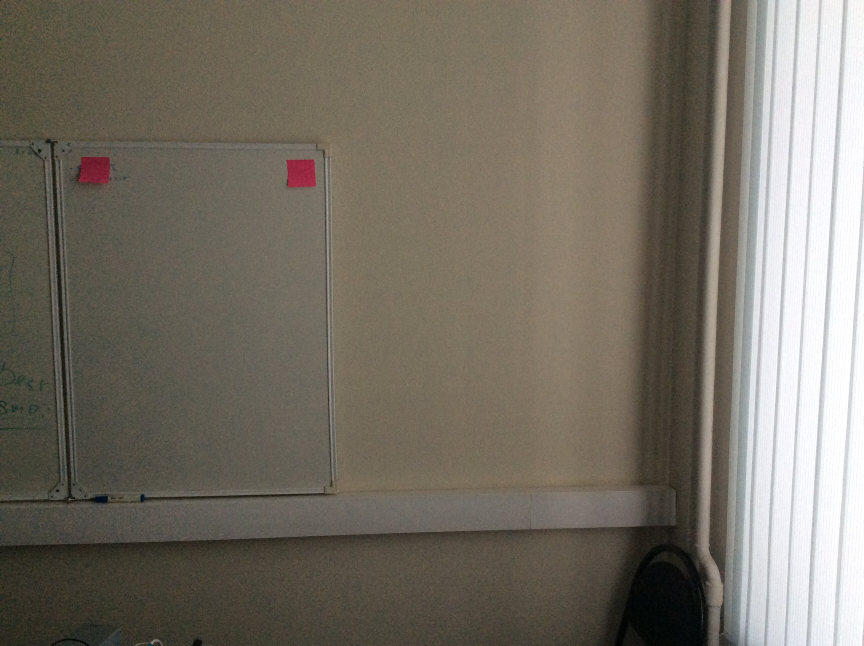
//> input picture first semester/Task3/ConsoleApplication_test/image_one_sticker.jpg, 2592 x 1936 px (shown at 1/3 size)
$ ./main   (built with g++ and OpenCV 4)
//> lines starting //> are read from the running program, lines starting //| are printed output that depends on the picture; after the words box and inside, x2 and y2 are one past the last pixel; in counts of white or black regions, pixels touching at a corner belong together
### first semester/Task3/ConsoleApplication_test/LinkedList.h
#pragma once
#include "Image.h"
//Реализовать односвязный список
struct node
{
	Image *image_node;
	node *next;
	node::node()
	{
		image_node = NULL;
		next = NULL;
	}
};
class LinkedList
{
private:
	//head of the list contains the image data
	node *head, *tail;
	int listLength;
public:
	//Default constructor creates the head node
	LinkedList();

	//Destructor de-allocates memory used by the list.
	virtual ~LinkedList(); /*throw()*/

	//Takes a node and list position as parameters.
	//Position must be between 1 and the number of data nodes
	//Returns true if the operation is successful.
	bool insertNode(node *newNode, const int const position);

	//Setter removes a node by its given position.
	//Returns true if the operation is successful.
	bool removeNode(const int const position);

	//Prints each node in the list in consecutive order,
	//starting at the head and ending at the tail.
	//Prints list data to the console.
	void printListLength();


	void insertAtFront(const node &value);
	void insertAtBack(const node &value);
	bool removeFromFront();
	bool removeFromBack();

	node* getNewNode(const node &value);
	bool isEmpty()const;
	node* GetHead(void)const;
};

### first semester/Task3/ConsoleApplication_test/Image.h
#pragma once
#include <opencv\highgui.h>
#include <iostream>

class Image
{
private:
	int mx;
	int my;
	int* img;
private:
	void set(const int const y, const int const x, const int const c);
	const int get(const int const y, const int const x);
	int* NewCopy(const int* src, int srcsize, int destsize);
	void init(const cv::Mat &src);
	std::vector<int> array;
public:
	Image();
	Image(const Image& src); // конструктор копирования
	virtual ~Image(); /*throw()*/
	Image& operator=(const Image& src); //оператор присваивания

	void load(const char *fname);
	void show();
	int *const get_pointer_of_image();
	const int get_mx()const;
	const int get_my()const;
};

### first semester/Task3/ConsoleApplication_test/LinkedList.cpp
#include "LinkedList.h"

LinkedList::LinkedList() :listLength(0), head(NULL), tail(NULL)
{
	std::cout << "\nEntering constructor..." << std::endl;
	std::cout << "Success: head node created. listLength set to 0." << std::endl;
}
LinkedList::~LinkedList()
{
	if (!isEmpty()) //If list isn't empty
	{
		std::cout << "Destroying nodes...\n";
		node * currentPtr = head;
		node *tempPtr;
		while (currentPtr != 0)
		{
			tempPtr = currentPtr;
			currentPtr = currentPtr->next;
			delete tempPtr;
			listLength--;
		}//end while
	}//end if
}
// [181 lines left out: functions insertAtFront, insertAtBack, insertNode, removeFromFront, removeFromBack, removeNode and 4 more, not called in this run]

### first semester/Task3/ConsoleApplication_test/main.cpp
#include <Windows.h>
#include <opencv2/imgproc/imgproc.hpp>
#include "Image.h"
#include "LinkedList.h"
void recogniseStickersByThreshold(cv::Mat image, std::vector<cv::Mat> &stickers); //выделение контрастных стикеров
void transparentRect(cv::Mat& image, int x, int y, int w, int h, cv::Scalar clr);
int main(int argc, char **argv) {

	//1. читает изображение с доской и стикером
	std::vector<cv::Mat> stickers;
	cv::Mat bgr_image = cv::imread("image_one_sticker.jpg");
//> bgr_image is the input picture: 1936 rows x 2592 cols, CV_8UC3; mean B, G, R 100.9, 111.9, 118.1
	cv::Mat orig_image = bgr_image.clone();
	recogniseStickersByThreshold(bgr_image, stickers);


	//читает изображение “динозавра” (или группу изображений динозавра dino1.jpg … dinoN.jpg помещает в односвязный список )
	Image *image;
	node mynode;
	LinkedList list;
	int number_of_files = 0;

	OPENFILENAMEA ofn;
	static char szFile[MAX_PATH];
	ZeroMemory(&ofn, sizeof(OPENFILENAME));
	ofn.lStructSize = sizeof(OPENFILENAME);
	ofn.hwndOwner = NULL;
	ofn.lpstrFile = szFile;
	ofn.nMaxFile = sizeof(szFile);
	ofn.lpstrFilter = "JPG\0*.jpg\0PNG\0*.png\0PGM\0*.pgm";
	ofn.nFilterIndex = 1;
	ofn.lpstrFileTitle = NULL;
	ofn.nMaxFileTitle = 0;
	ofn.lpstrInitialDir = ".\\";
	ofn.Flags = OFN_ALLOWMULTISELECT | OFN_EXPLORER | OFN_FILEMUSTEXIST | OFN_HIDEREADONLY;
	//Если все прошло успешно, то вызываем диалговое окно с установленными свойствами
	if (GetOpenFileNameA(&ofn) == TRUE)
	{
		//если следующий элемент после n-ой длины имени равен нулю, то это означает, что мы имеем дело с одним файлом
		if (*(szFile + strlen(szFile) + 1) == NULL)
		{
			image = new Image;
			image[0].load(szFile);
			mynode.image_node = image;
			mynode.next = NULL;
			list.insertNode(&mynode, 0);
		}
		else
		{
			char *NextFileName = szFile; // с указателем NextFileName мы будем работать
			NextFileName = NextFileName + strlen(NextFileName) + 1; //переход к первому имени файла

			//Для начала узнаем, сколько у нас всего файлов в итоге
			while (*NextFileName != NULL)
			{
				number_of_files++;
				NextFileName = NextFileName + strlen(NextFileName) + 1; //перейди к следующему имени
			}
			image = new Image[number_of_files];

			NextFileName = szFile;
			NextFileName = NextFileName + strlen(NextFileName) + 1; //переход к первому имени файла

			for (int i = 0; *NextFileName != NULL; ++i, NextFileName = NextFileName + strlen(NextFileName) + 1)
			{
				image[i].load(NextFileName);
				mynode.image_node = &image[i];
				mynode.next = NULL;
				list.insertAtBack(mynode);
			}
		}
	}

	node* head = list.GetHead();
	double alpha = 0.5;
	for (int i = 0; head != NULL; i++)
	{
		int * ptr = (head->image_node->get_pointer_of_image());
		cv::Mat *dino = new cv::Mat(cv::Mat(head->image_node->get_mx(), head->image_node->get_my(), CV_8UC3, ptr));
		for (auto number_of_sticker : stickers)
		{
			cv::resize(*dino, *dino, cv::Size(number_of_sticker.cols, number_of_sticker.rows)); //уменьшили размеры динозавра до размеров стикера
			cv::addWeighted(*dino, alpha, number_of_sticker, 1 - alpha, 0.0, number_of_sticker); //совместили динозавтра со стикером и записали результат в temp
			cv::addWeighted(number_of_sticker, alpha, number_of_sticker, 1 - alpha, 0.0, number_of_sticker);
			cv::addWeighted(bgr_image, alpha, orig_image, 1 - alpha, 0.0, bgr_image);
		}
		cv::imshow("tmp", bgr_image);
		cv::waitKey(1000);
		delete dino;
		head = head->next;
	}
	return 0;
}
//Transperent rectangle in the image
void transparentRect(cv::Mat& image, int x, int y, int w, int h, cv::Scalar clr)
{
	cv::Mat roi = image(cv::Rect(x, y, w, h));
	cv::Mat color(roi.size(), CV_8UC3, clr);
	double alpha = 0.3;
	cv::addWeighted(color, alpha, roi, 1.0 - alpha, 0.0, roi);
}
void recogniseStickersByThreshold(cv::Mat image, std::vector<cv::Mat> &stickers)
{
	int key_hue = 173;
	int key_saturation = 167;
	int key_value = 129;

	cv::Mat image_hsv;
	std::vector<std::vector<cv::Point>> contours;
	cv::cvtColor(image, image_hsv, cv::COLOR_BGR2HSV); //Преобразуем image в hsv
//> image_hsv: 1936 rows x 2592 cols, CV_8UC3; mean H, S, V 33.2, 47.4, 118.8

	cv::Mat tmp_img;

	//Выделение подходящих по цвету областей. Цвет задается константой :)
	cv::inRange(image_hsv, cv::Scalar(key_hue - 20, key_saturation - 20, key_value - 20), cv::Scalar(key_hue + 20, key_saturation + 20, key_value + 20), tmp_img);
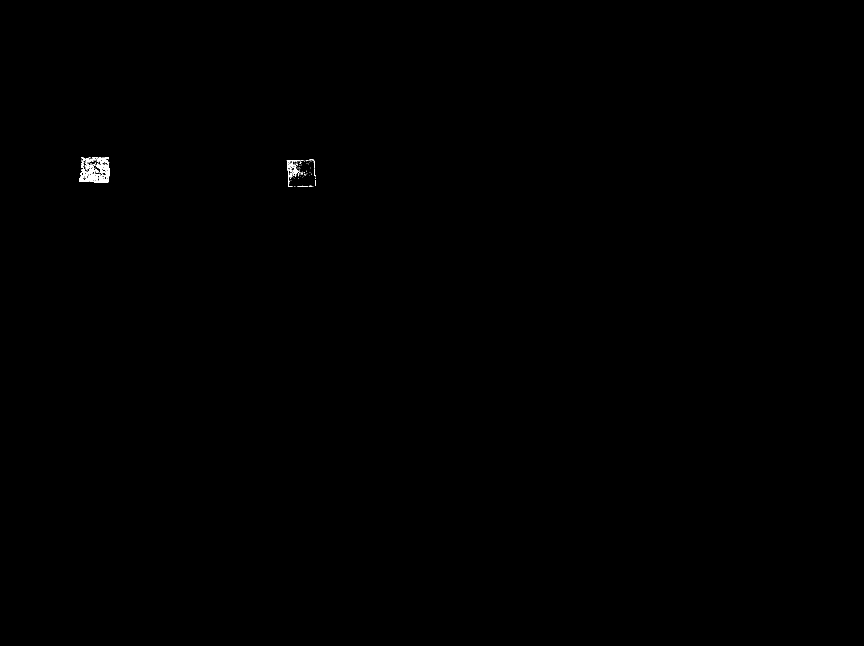
//> tmp_img: 1936 rows x 2592 cols, CV_8UC1 (shown at 1/3 size); 0.09% white; 154 white regions (138 under 20 px), largest, box (x1, y1, x2, y2) and area: (237, 472, 329, 549) 2780, (860, 480, 901, 561) 378, (244, 472, 260, 519) 222

	//Замазать огрехи при выделении по цвету
	cv::dilate(tmp_img, tmp_img, cv::Mat(), cv::Point(-1, -1), 3);
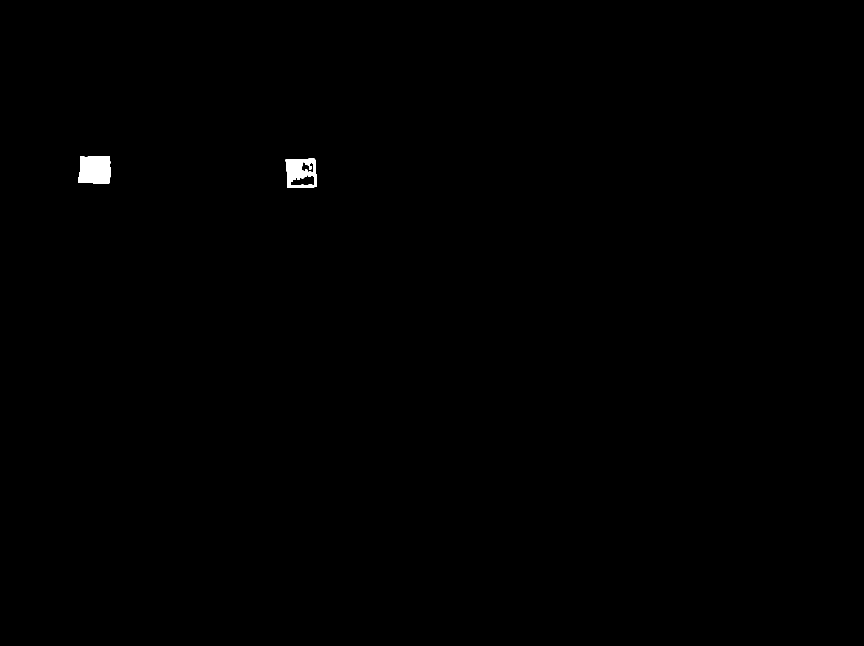
//> tmp_img: 1936 rows x 2592 cols, CV_8UC1 (shown at 1/3 size); 0.25% white; 4 white regions, box (x1, y1, x2, y2) and area: (234, 469, 332, 552) 7379, (857, 476, 950, 564) 5148, (926, 515, 939, 531) 153, (927, 498, 935, 508) 74
	cv::erode(tmp_img, tmp_img, cv::Mat(), cv::Point(-1, -1), 1);
//> tmp_img: 1936 rows x 2592 cols, CV_8UC1; 0.23% white; 4 white regions
	//Выделение непрерывных областей
	cv::findContours(tmp_img, contours, CV_RETR_EXTERNAL, CV_CHAIN_APPROX_NONE);
//> contours = 2 contours; box (x1, y1, x2, y2) and area: (858, 477, 949, 563) 7070, (235, 470, 331, 551) 6833
	for (unsigned int i = 0; i < contours.size(); i++)
	{
		stickers.push_back(image(cv::Rect(cv::boundingRect(contours[i])))); //Добавить к массиву распознанных стикеров
	}
//> this loop made 2 passes
//> in main, `recogniseStickersByThreshold(bgr_image, stickers);`:
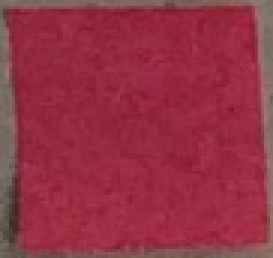
//> stickers[0]: 86 rows x 91 cols, CV_8UC3 (shown 3 times larger); mean B, G, R 68.6, 50.1, 147.7
//> in main, `recogniseStickersByThreshold(bgr_image, stickers);`:
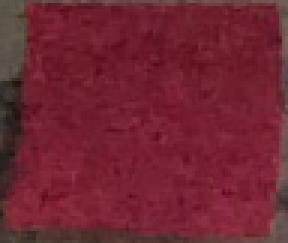
//> stickers[1]: 81 rows x 96 cols, CV_8UC3 (shown 3 times larger); mean B, G, R 50.1, 36.6, 112.5
//> (the run ends here: the program needs code that is not available in this run, at `OPENFILENAMEA ofn;`)
